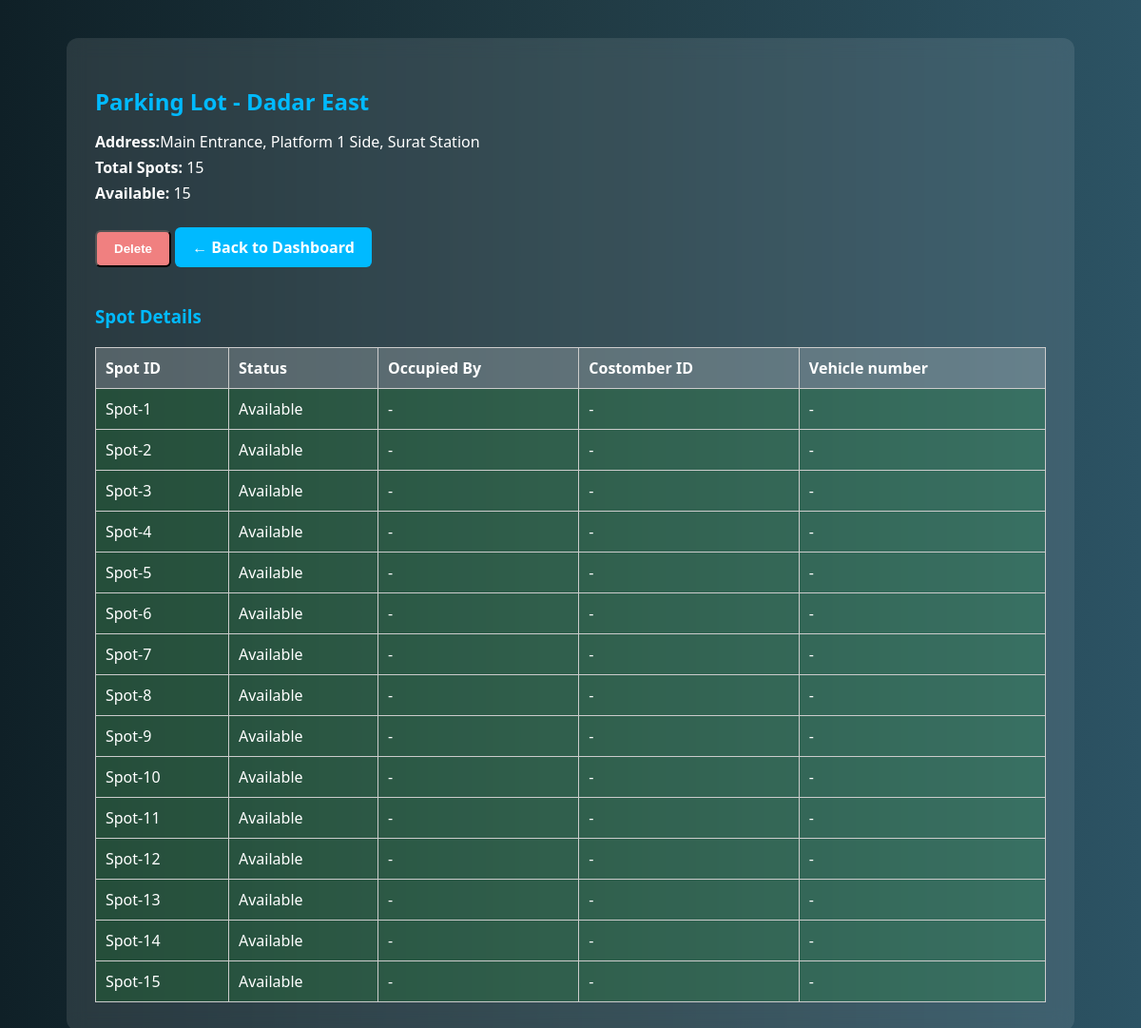
The app's page /view_lot/4 with its own data.
### app.py (models this page shows, shortened)
class Parking_lot(db.Model):
    __tablename__ = 'parking_lot'
    id = db.Column(db.Integer, primary_key=True, autoincrement=True)
    parking_lot_name = db.Column(db.String(100), nullable=False,)
    address = db.Column(db.String(150), nullable=False)
    pin_code = db.Column(db.String(6), nullable=False)
    price_per_hour =db.Column(db.Integer, nullable = False)
    total_capacity = db.Column(db.Integer, nullable = False)
    avilable_capacity = db.Column(db.Integer, nullable = False)
    spots = db.relationship("ParkingSpot", back_populates = 'lot')

class ParkingSpot(db.Model):
    __tablename__ = 'parking_spot'
    id = db.Column(db.Integer, primary_key=True)
    lot_id = db.Column(db.Integer, db.ForeignKey('parking_lot.id'), nullable=False)
    spot_number = db.Column(db.String(10), nullable=False)
    is_occupied = db.Column(db.Boolean, default=False)
    user_id = db.Column(db.Integer, db.ForeignKey('users.id'), nullable=True)
    user = db.relationship('User', backref='occupied_spots')
    vehicle_number = db.Column(db.String(20), nullable=True)
    start_time = db.Column(db.DateTime, nullable=True)
    end_time = db.Column(db.DateTime, nullable=True)
    lot = db.relationship('Parking_lot', back_populates='spots')

### app.py (the view)
@app.route('/view_lot/<int:lot_id>')
def view_lot(lot_id):
    lot = Parking_lot.query.get_or_404(lot_id)
    spots = ParkingSpot.query.filter_by(lot_id=lot_id).all()
    return render_template('view_parking.html', lot=lot, spots=spots)

### templates/view_parking.html (shortened to what this page needs)
<!DOCTYPE html>
<html lang="en">
<head>
</head>
<body>
  <div class="container">
    <h2>Parking Lot - Dadar East</h2>
    <div class="lot-details">
      <p><strong>Address:</strong>{{ lot.address }}</p>
      <p><strong>Total Spots:</strong> {{ lot.total_capacity }}</p>
      <p><strong>Available:</strong> {{ lot.avilable_capacity }}</p>
      <form action="{{ url_for('delete_lot', lot_id=lot.id) }}" method="post" style="display:inline;">
          <button type="submit" class="btn btn-delete">Delete</button>
      </form>
      <a href="{{ url_for('admin_dashboard') }}"  class="btn btn-back">← Back to Dashboard</a>
    </div>
    <h3>Spot Details</h3>
    <table class="spot-table">
      <thead>
        <tr>
          <th>Spot ID</th>
          <th>Status</th>
          <th>Occupied By</th>
          <th>Costomber ID</th>
          <th>Vehicle number</th>
        </tr>
      </thead>
      {% for spot in spots %}
            {% if spot.is_occupied %}
              <tr class="occupied-row">
                <td>{{ spot.spot_number }}</td>
                <td>Occupied</td>
                <td>{{ spot.user.name }}</td>
                <td>{{ spot.user.id }}</td>
                <td>{{ spot.vehicle_number}}</td>
              </tr>
            {% else %}
                <tr class="available-row">
                  <td>{{ spot.spot_number }}</td>
                  <td>Available</td>
                  <td>-</td>
                  <td>-</td>
                  <td>-</td>
                </tr>
            {% endif %}
      {% endfor %}
    </table>
  </div>
</body>
</html>

### templates/view_parking.html (style rules this page uses)
body { margin: 0; font-family: 'Segoe UI', Tahoma, Geneva, Verdana, sans-serif; background: linear-gradient(to right, #0f2027, #203a43, #2c5364); color: white; }
.container { max-width: 1000px; margin: 40px auto; padding: 30px; background: rgba(255, 255, 255, 0.1); border-radius: 12px; backdrop-filter: blur(10px); }
h2, h3 { color: #00baff; margin-bottom: 15px; }
.lot-details p { margin: 5px 0; }
.btn { padding: 10px 18px; border-radius: 6px; text-decoration: none; color: white; font-weight: bold; display: inline-block; margin: 20px 0; }
.btn-delete { background-color: #f08080; }
.spot-table { width: 100%; border-collapse: collapse; margin-top: 20px; }
.spot-table th, .spot-table td { padding: 10px; border: 1px solid #ccc; text-align: left; }
.spot-table th { background-color: rgba(255, 255, 255, 0.2); }
.available-row { background-color: rgba(0, 255, 0, 0.1); }
.btn-back { background-color: #00baff; color: white; }

### records on screen
Parking_lot: address "Main Entrance, Platform 1 Side, Surat Station", total_capacity "15", avilable_capacity "15"
ParkingSpot: spot_number "Spot-1"
ParkingSpot: spot_number "Spot-2"
ParkingSpot: spot_number "Spot-3"
ParkingSpot: spot_number "Spot-4"
ParkingSpot: spot_number "Spot-5"
ParkingSpot: spot_number "Spot-6"
ParkingSpot: spot_number "Spot-7"
ParkingSpot: spot_number "Spot-8"
ParkingSpot: spot_number "Spot-9"
ParkingSpot: spot_number "Spot-10"
ParkingSpot: spot_number "Spot-11"
ParkingSpot: spot_number "Spot-12"
ParkingSpot: spot_number "Spot-13"
ParkingSpot: spot_number "Spot-14"
ParkingSpot: spot_number "Spot-15"
